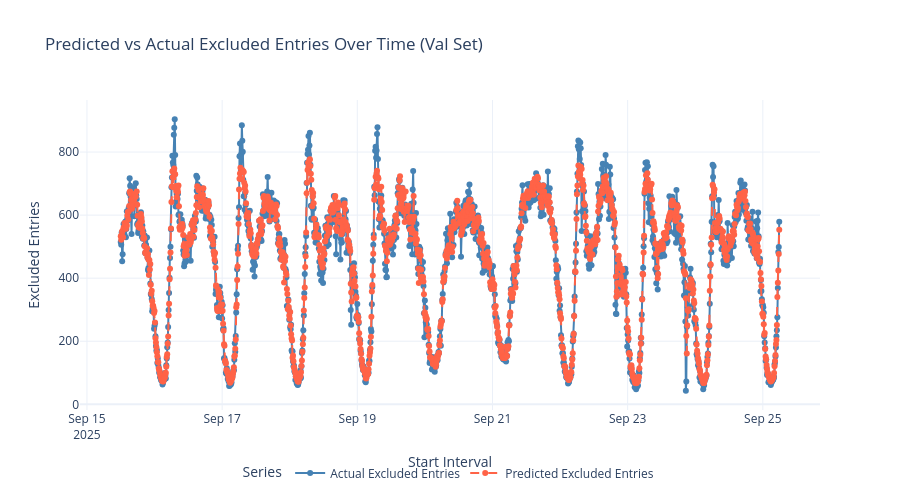

The code cell stored with this chart in its notebook:
### Code cell
import pandas as pd
import plotly.graph_objects as go

# --- Load CSV ---
input_path = "/Users/athmiha/Desktop/final report/rf_val_preds_final.csv"
df_test_preds = pd.read_csv(input_path)

df_test_preds["start_interval"] = pd.to_datetime(df_test_preds["start_interval"])

excluded_time_test = (
    df_test_preds.groupby("start_interval", as_index=False)[
        ["excluded_roadway_entries", "predicted_excluded_roadway_entries"]
    ]
    .sum()
    .sort_values("start_interval")
)

fig = go.Figure()

fig.add_trace(go.Scatter(
    x=excluded_time_test["start_interval"],
    y=excluded_time_test["excluded_roadway_entries"],
    mode="lines+markers",
    name="Actual Excluded Entries",
    line=dict(color="steelblue", width=2)
))

fig.add_trace(go.Scatter(
    x=excluded_time_test["start_interval"],
    y=excluded_time_test["predicted_excluded_roadway_entries"],
    mode="lines+markers",
    name="Predicted Excluded Entries",
    line=dict(color="tomato", width=2, dash="dash")
))

fig.update_layout(
    title="Predicted vs Actual Excluded Entries Over Time (Val Set)",
    xaxis_title="Start Interval",
    yaxis_title="Excluded Entries",
    hovermode="x unified",
    template="plotly_white",
    legend=dict(
        title="Series",
        orientation="h",
        yanchor="bottom", y=-0.25,
        xanchor="center", x=0.5
    ),
    height=500,
    width=900
)

fig.show()

### Figure 1 — Plotly figure (JSON) as saved in the notebook; plotly's stock layout.template omitted (floating-point values rounded to 4 significant figures; data arrays with more than 128 entries replaced by an {"elided": "..."} marker saying what was removed)
{"data": [{"line": {"color": "steelblue", "width": 2}, "mode": "lines+markers", "name": "Actual Excluded Entries", "type": "scatter", "x": {"elided": "1404 str values"}, "y": {"elided": "1404 int values"}}, {"line": {"color": "tomato", "dash": "dash", "width": 2}, "mode": "lines+markers", "name": "Predicted Excluded Entries", "type": "scatter", "x": {"elided": "1404 str values"}, "y": {"elided": "1404 float values"}}], "layout": {"height": 500, "hovermode": "x unified", "legend": {"orientation": "h", "title": {"text": "Series"}, "x": 0.5, "xanchor": "center", "y": -0.25, "yanchor": "bottom"}, "title": {"text": "Predicted vs Actual Excluded Entries Over Time (Val Set)"}, "width": 900, "xaxis": {"title": {"text": "Start Interval"}}, "yaxis": {"title": {"text": "Excluded Entries"}}}}
